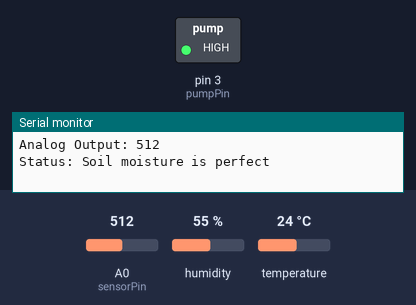
A sketch run on a simulated Arduino Uno, built with avr-gcc and run on an emulated ATmega328P. On the bench: switched loads named in the sketch (green lamp = pin HIGH), the last lines printed to the serial monitor. The inputs (shaded band) are chosen by the test bench; at power-on: A0 (sensorPin) = 512, humidity 55 %, temperature 24 °C. Pins used as bus, display or sensor lines are not drawn.

Above: at 2.4 s.
2.5 s: A0 (sensorPin) set to 737
4.3 s: A0 (sensorPin) set to 757
At 6.3 s:
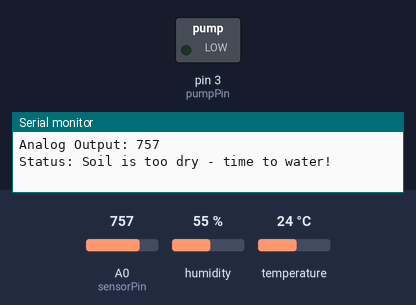
7.1 s: A0 (sensorPin) set to 716
At 8.7 s:
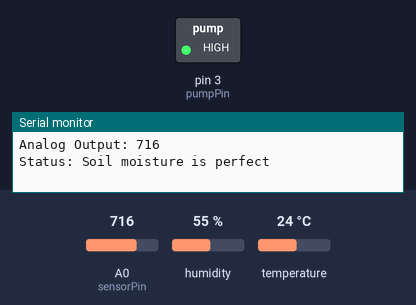
9.7 s: A0 (sensorPin) set to 900
At 12.2 s:
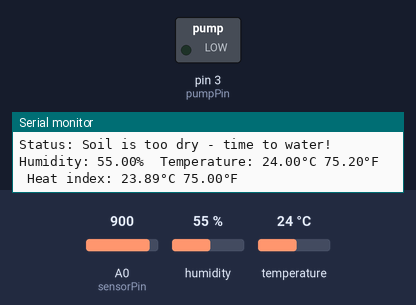
Timing chart, 0 to 13.3 s (numbered marks = the images above; inputs shaded):
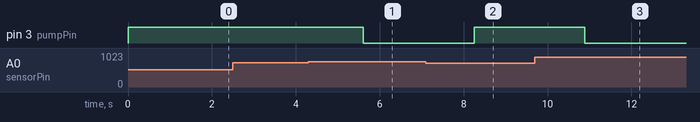

Measured:
- the behaviour switches between 749 and 750 on A0 (sensorPin) (found by bisection; images 0 and 1)
- after the input at 4.3 s, pin 3 (pumpPin): HIGH → LOW after 1.3 s
- after the input at 7.1 s, pin 3 (pumpPin): LOW → HIGH after 1.2 s
- after the input at 9.7 s, pin 3 (pumpPin): HIGH → LOW after 1.2 s

The sketch:

smart-irrigation-using-arduino-uno.ino
```cpp
/* Change these values based on your calibration values */
#include "DHT.h"
#define soilWet 500  // Define max value we consider soil 'wet'
#define soilDry 750  // Define min value we consider soil 'dry'

// Sensor pins
#define sensorPower 7
#define sensorPin A0

#define DHTPIN 2
// Pump pin
#define pumpPin 3

#define DHTTYPE DHT22

DHT dht(DHTPIN, DHTTYPE);
void setup() {
  pinMode(sensorPower, OUTPUT);
  pinMode(pumpPin, OUTPUT); // Configure pump pin as an output

  // Initially keep the sensor and pump OFF
  digitalWrite(sensorPower, LOW);
  digitalWrite(pumpPin, HIGH);

  Serial.begin(9600);
  dht.begin();
}

void loop() {


  // Reading temperature or humidity takes about 250 milliseconds!
  // Sensor readings may also be up to 2 seconds 'old' (its a very slow sensor)
  float h = dht.readHumidity();
  // Read temperature as Celsius (the default)
  float t = dht.readTemperature();
  // Read temperature as Fahrenheit (isFahrenheit = true)
  float f = dht.readTemperature(true);

  // Check if any reads failed and exit early (to try again).
  if (isnan(h) || isnan(t) || isnan(f)) {
    Serial.println(F("Failed to read from DHT sensor!"));
    return;
  }

  // Compute heat index in Fahrenheit (the default)
  float hif = dht.computeHeatIndex(f, h);
  // Compute heat index in Celsius (isFahreheit = false)
  float hic = dht.computeHeatIndex(t, h, false);

  Serial.print(F("Humidity: "));
  Serial.print(h);
  Serial.print(F("%  Temperature: "));
  Serial.print(t);
  Serial.print(F("°C "));
  Serial.print(f);
  Serial.print(F("°F  Heat index: "));
  Serial.print(hic);
  Serial.print(F("°C "));
  Serial.print(hif);
  Serial.println(F("°F"));

  //get the reading from the function below and print it
  int moisture = readSensor();
  Serial.print("Analog Output: ");
  Serial.println(moisture);

  // Determine status of our soil and control the pump
  if (moisture < soilWet) {
    Serial.println("Status: Soil is too wet");
    digitalWrite(pumpPin, HIGH); // Turn the pump OFF
  } else if (moisture >= soilWet && moisture < soilDry) {
    Serial.println("Status: Soil moisture is perfect");
    digitalWrite(pumpPin, HIGH); // Turn the pump OFF
  } else {
    Serial.println("Status: Soil is too dry - time to water!");
    digitalWrite(pumpPin, LOW); // Turn the pump ON
  }

  delay(1000); // Take a reading every second for testing
               // Normally you should take reading perhaps once or twice a day
  Serial.println();
}


// This function returns the analog soil moisture measurement
int readSensor() {
  digitalWrite(sensorPower, HIGH);  // Turn the sensor ON
  delay(300);                       // Allow power to settle
  int val = analogRead(sensorPin);  // Read the analog value form sensor
  digitalWrite(sensorPower, LOW);   // Turn the sensor OFF
  return val;                       // Return analog moisture value
}
```
